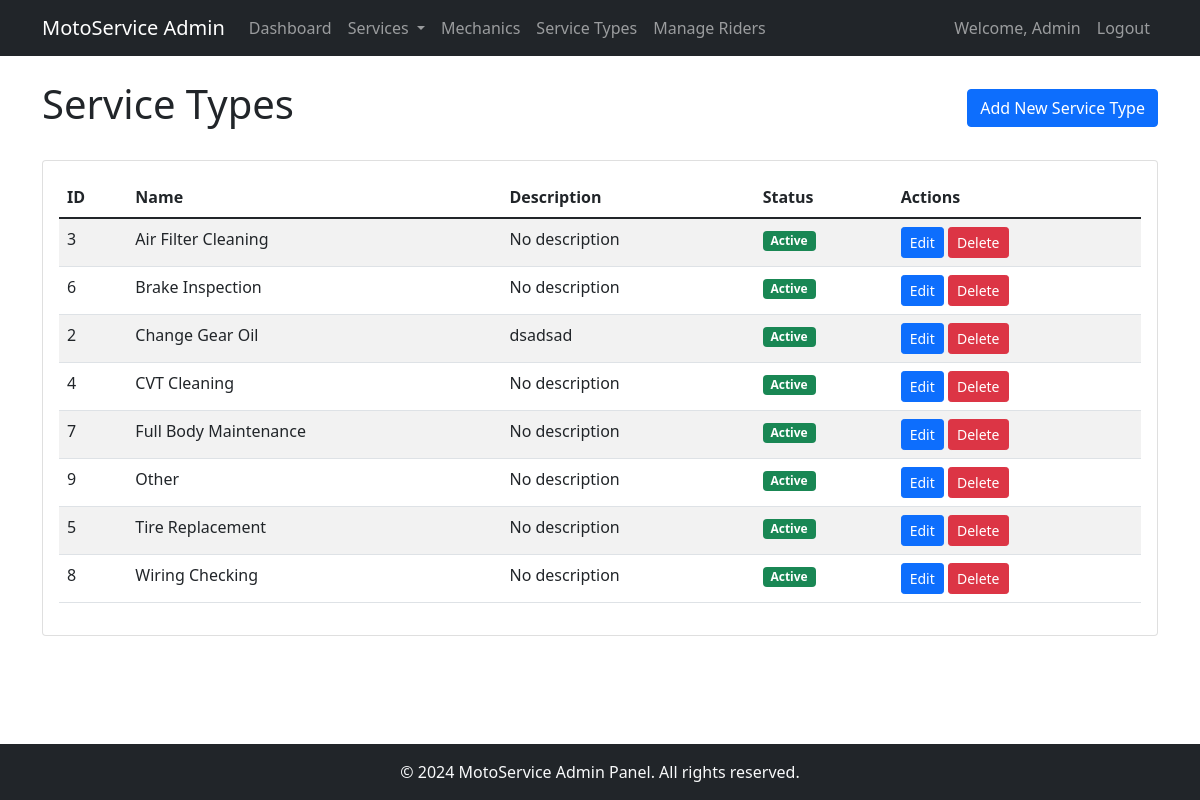
/modules/admin/service-types/list.php (signed in), run on the app's committed database.
### tables this page shows
CREATE TABLE `service_types` (
  `service_type_id` int(11) NOT NULL,
  `name` varchar(50) NOT NULL,
  `description` text DEFAULT NULL,
  `is_active` tinyint(1) DEFAULT 1
);

### models/ServiceType.php (called while the page is built, shortened)
<?php
class ServiceType {
    private $conn;
    private $table = 'service_types';
    public function __construct($db) {
        $this->conn = $db;
    }
    public function getAll() {
        $query = "SELECT * FROM " . $this->table . " ORDER BY name ASC";
        $stmt = $this->conn->prepare($query);
        $stmt->execute();
        return $stmt->fetchAll(PDO::FETCH_ASSOC);
    }
}

### modules/admin/service-types/list.php (the view, shortened to what this page needs)
<?php
require_once '../../../config/database.php';
require_once '../../../models/ServiceType.php';
$serviceType = new ServiceType($conn);
$types = $serviceType->getAll();
?>
<!DOCTYPE html>
<html lang="en">
<head>
    <link href="https://cdn.jsdelivr.net/npm/bootstrap@5.1.3/dist/css/bootstrap.min.css" rel="stylesheet">
</head>
<body class="d-flex flex-column min-vh-100">
    <?php include_once '../../../includes/admin-navbar.php'; ?>
    <div class="container py-4">
        <div class="d-flex justify-content-between align-items-center mb-4">
            <h1>Service Types</h1>
            <a href="add.php" class="btn btn-primary">Add New Service Type</a>
        </div>
        <div class="card">
            <div class="card-body">
                <div class="table-responsive">
                    <table class="table table-striped">
                        <thead>
                            <tr>
                                <th>ID</th>
                                <th>Name</th>
                                <th>Description</th>
                                <th>Status</th>
                                <th>Actions</th>
                            </tr>
                        </thead>
                        <tbody>
                            <?php foreach ($types as $type): ?>
                            <tr>
                                <td><?php echo $type['service_type_id']; ?></td>
                                <td><?php echo htmlspecialchars($type['name']); ?></td>
                                <td><?php echo htmlspecialchars($type['description'] ?? 'No description'); ?></td>
                                <td>
                                    <span class="badge bg-<?php echo $type['is_active'] ? 'success' : 'danger'; ?>">
                                        <?php echo $type['is_active'] ? 'Active' : 'Inactive'; ?>
                                    </span>
                                </td>
                                <td>
                                    <a href="edit.php?id=<?php echo $type['service_type_id']; ?>"
                                       class="btn btn-sm btn-primary">Edit</a>
                                    <a href="delete.php?id=<?php echo $type['service_type_id']; ?>"
                                       class="btn btn-sm btn-danger"
                                       onclick="return confirm('Are you sure you want to delete this service type?')">
                                        Delete
                                    </a>
                                </td>
                            </tr>
                            <?php endforeach; ?>
                        </tbody>
                    </table>
                </div>
            </div>
        </div>
    </div>
    <?php include_once '../../../includes/admin-footer.php'; ?>
</body>
</html>

### includes/admin-navbar.php (shortened to what this page needs)
<nav class="navbar navbar-expand-lg navbar-dark bg-dark">
    <div class="container">
        <a class="navbar-brand" href="<?php echo BASE_URL; ?>/modules/admin/dashboard.php">MotoService Admin</a>
        <div class="collapse navbar-collapse" id="adminNavbar">
            <ul class="navbar-nav me-auto">
                <li class="nav-item">
                    <a class="nav-link" href="<?php echo BASE_URL; ?>/modules/admin/dashboard.php">Dashboard</a>
                </li>
                <li class="nav-item dropdown">
                    <a class="nav-link dropdown-toggle" href="#" id="servicesDropdown" role="button"
                       data-bs-toggle="dropdown">
                        Services
                    </a>
                </li>
                <li class="nav-item">
                    <a class="nav-link" href="<?php echo BASE_URL; ?>/modules/admin/mechanics/list.php">Mechanics</a>
                </li>
                <li class="nav-item">
                    <a class="nav-link" href="<?php echo BASE_URL; ?>/modules/admin/service-types/list.php">Service Types</a>
                </li>
                <li class="nav-item">
                    <a class="nav-link" href="<?php echo BASE_URL; ?>/modules/admin/riders/list.php">Manage Riders</a>
                </li>
            </ul>
            <ul class="navbar-nav">
                <li class="nav-item">
                    <span class="nav-link">Welcome, <?php echo htmlspecialchars($_SESSION['fullname']); ?></span>
                </li>
                <li class="nav-item">
                    <a class="nav-link" href="<?php echo BASE_URL; ?>/modules/auth/logout.php">Logout</a>
                </li>
            </ul>
        </div>
    </div>
</nav>

### includes/admin-footer.php (shortened to what this page needs)
<footer class="footer bg-dark text-light py-3 mt-auto">
    <div class="container text-center">
        <span>&copy; <?php echo date('Y'); ?> MotoService Admin Panel. All rights reserved.</span>
    </div>
</footer>

### data on the page
service_types: service_type_id "3", name "Air Filter Cleaning", description "No description", is_active "Active"
service_types: service_type_id "6", name "Brake Inspection", description "No description", is_active "Active"
service_types: service_type_id "2", name "Change Gear Oil", description "dsadsad", is_active "Active"
service_types: service_type_id "4", name "CVT Cleaning", description "No description", is_active "Active"
service_types: service_type_id "7", name "Full Body Maintenance", description "No description", is_active "Active"
service_types: service_type_id "9", name "Other", description "No description", is_active "Active"
service_types: service_type_id "5", name "Tire Replacement", description "No description", is_active "Active"
service_types: service_type_id "8", name "Wiring Checking", description "No description", is_active "Active"

### other printed values
$_SESSION['fullname'] "Admin"
